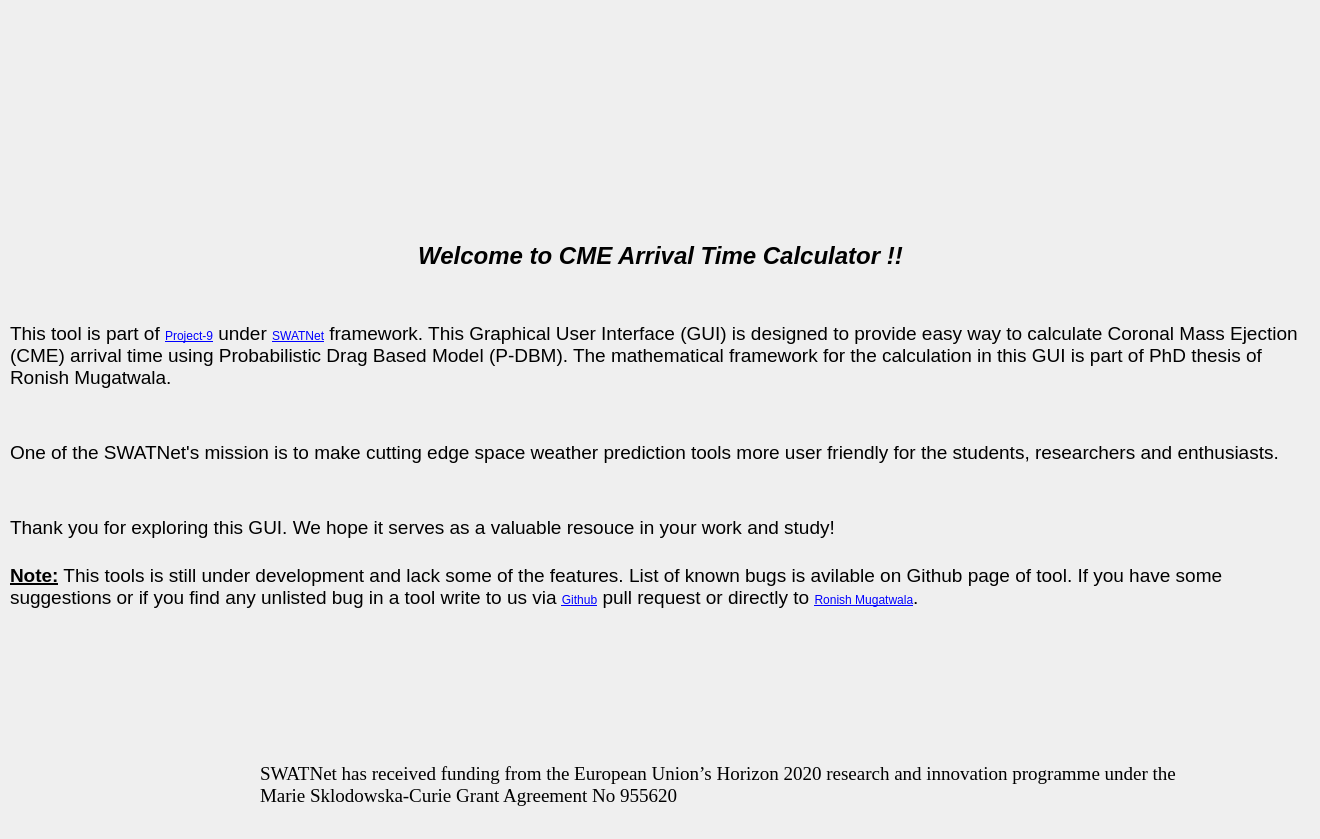
    <widget class="QWidget" name="About_us">
     <attribute name="title">
      <string>About US</string>
     </attribute>
     <widget class="QLabel" name="UNITOV_logo">
      <property name="geometry">
       <rect>
        <x>380</x>
        <y>10</y>
        <width>150</width>
        <height>150</height>
       </rect>
      </property>
      <property name="text">
       <string/>
      </property>
      <property name="pixmap">
       <pixmap>About_Us_logo/UNITOV.jpg</pixmap>
      </property>
      <property name="scaledContents">
       <bool>true</bool>
      </property>
     </widget>
     <widget class="QLabel" name="USFD_logo">
      <property name="geometry">
       <rect>
        <x>800</x>
        <y>10</y>
        <width>150</width>
        <height>150</height>
       </rect>
      </property>
      <property name="text">
       <string/>
      </property>
      <property name="pixmap">
       <pixmap>About_Us_logo/UOS.png</pixmap>
      </property>
      <property name="scaledContents">
       <bool>true</bool>
      </property>
     </widget>
     <widget class="QLabel" name="SWATNET_logo">
      <property name="geometry">
       <rect>
        <x>540</x>
        <y>10</y>
        <width>250</width>
        <height>150</height>
       </rect>
      </property>
      <property name="text">
       <string/>
      </property>
      <property name="pixmap">
       <pixmap>About_Us_logo/SWATNet.png</pixmap>
      </property>
      <property name="scaledContents">
       <bool>true</bool>
      </property>
     </widget>
     <widget class="QLabel" name="EU_logo">
      <property name="geometry">
       <rect>
        <x>10</x>
        <y>750</y>
        <width>240</width>
        <height>80</height>
       </rect>
      </property>
      <property name="text">
       <string/>
      </property>
      <property name="pixmap">
       <pixmap>About_Us_logo/EN_FundedbytheEU_RGB_POS.png</pixmap>
      </property>
      <property name="scaledContents">
       <bool>true</bool>
      </property>
     </widget>
     <widget class="QLabel" name="MSCA_logo">
      <property name="geometry">
       <rect>
        <x>1230</x>
        <y>750</y>
        <width>80</width>
        <height>80</height>
       </rect>
      </property>
      <property name="text">
       <string/>
      </property>
      <property name="pixmap">
       <pixmap>About_Us_logo/MSCA.png</pixmap>
      </property>
      <property name="scaledContents">
       <bool>true</bool>
      </property>
     </widget>
     <widget class="QLabel" name="Acknowledgement">
      <property name="geometry">
       <rect>
        <x>260</x>
        <y>750</y>
        <width>961</width>
        <height>71</height>
       </rect>
      </property>
      <property name="font">
       <font>
        <family>Times New Roman</family>
        <pointsize>14</pointsize>
       </font>
      </property>
      <property name="text">
       <string>SWATNet has received funding from the European Union’s Horizon 2020 research and innovation programme under the Marie Sklodowska-Curie Grant Agreement No 955620</string>
      </property>
      <property name="textFormat">
       <enum>Qt::RichText</enum>
      </property>
      <property name="wordWrap">
       <bool>true</bool>
      </property>
     </widget>
     <widget class="QLabel" name="Welcome_txt">
      <property name="geometry">
       <rect>
        <x>10</x>
        <y>180</y>
        <width>1301</width>
        <height>491</height>
       </rect>
      </property>
      <property name="text">
       <string>&lt;html&gt;&lt;head/&gt;&lt;body&gt;&lt;p align=&quot;center&quot;&gt;&lt;span style=&quot; font-size:18pt; font-weight:700; font-style:italic;&quot;&gt;Welcome to CME Arrival Time Calculator !!&lt;/span&gt;&lt;/p&gt;&lt;p&gt;&lt;br/&gt;&lt;/p&gt;&lt;p&gt;&lt;span style=&quot; font-size:14pt;&quot;&gt;This tool is part of &lt;/span&gt;&lt;a href=&quot;https://swatnet.eu/project9/&quot;&gt;&lt;span style=&quot; text-decoration: underline; color:#0000ff;&quot;&gt;Project-9&lt;/span&gt;&lt;/a&gt;&lt;span style=&quot; font-size:14pt;&quot;&gt; under &lt;/span&gt;&lt;a href=&quot;https://swatnet.eu/&quot;&gt;&lt;span style=&quot; text-decoration: underline; color:#0000ff;&quot;&gt;SWATNet&lt;/span&gt;&lt;/a&gt;&lt;span style=&quot; font-size:14pt;&quot;&gt; framework. This Graphical User Interface (GUI) is designed to provide easy way to calculate Coronal Mass Ejection (CME) arrival time using Probabilistic Drag Based Model (P-DBM). The mathematical framework for the calculation in this GUI is part of PhD thesis of Ronish Mugatwala. &lt;/span&gt;&lt;/p&gt;&lt;p&gt;&lt;br/&gt;&lt;/p&gt;&lt;p&gt;&lt;span style=&quot; font-size:14pt;&quot;&gt;One of the SWATNet's mission is to make cutting edge space weather prediction tools more user friendly for the students, researchers and enthusiasts.&lt;/span&gt;&lt;/p&gt;&lt;p&gt;&lt;br/&gt;&lt;/p&gt;&lt;p&gt;&lt;span style=&quot; font-size:14pt;&quot;&gt;Thank you for exploring this GUI. We hope it serves as a valuable resouce in your work and study!&lt;br/&gt;&lt;/span&gt;&lt;/p&gt;&lt;p&gt;&lt;span style=&quot; font-size:14pt; font-weight:700; text-decoration: underline;&quot;&gt;Note:&lt;/span&gt;&lt;span style=&quot; font-size:14pt;&quot;&gt; This tools is still under development and lack some of the features. List of known bugs is avilable on Github page of tool. If you have some suggestions or if you find any unlisted bug in a tool write to us via &lt;/span&gt;&lt;a href=&quot;https://github.com/astronish16&quot;&gt;&lt;span style=&quot; text-decoration: underline; color:#0000ff;&quot;&gt;Github&lt;/span&gt;&lt;/a&gt;&lt;span style=&quot; font-size:14pt;&quot;&gt; pull request or directly to &lt;/span&gt;&lt;a href=&quot;ronish.mugatwala@gmail.com&quot;&gt;&lt;span style=&quot; text-decoration: underline; color:#0000ff;&quot;&gt;Ronish Mugatwala&lt;/span&gt;&lt;/a&gt;&lt;span style=&quot; font-size:14pt;&quot;&gt;.&lt;/span&gt;&lt;/p&gt;&lt;/body&gt;&lt;/html&gt;</string>
      </property>
      <property name="scaledContents">
       <bool>true</bool>
      </property>
      <property name="wordWrap">
       <bool>true</bool>
      </property>
     </widget>
    </widget>
